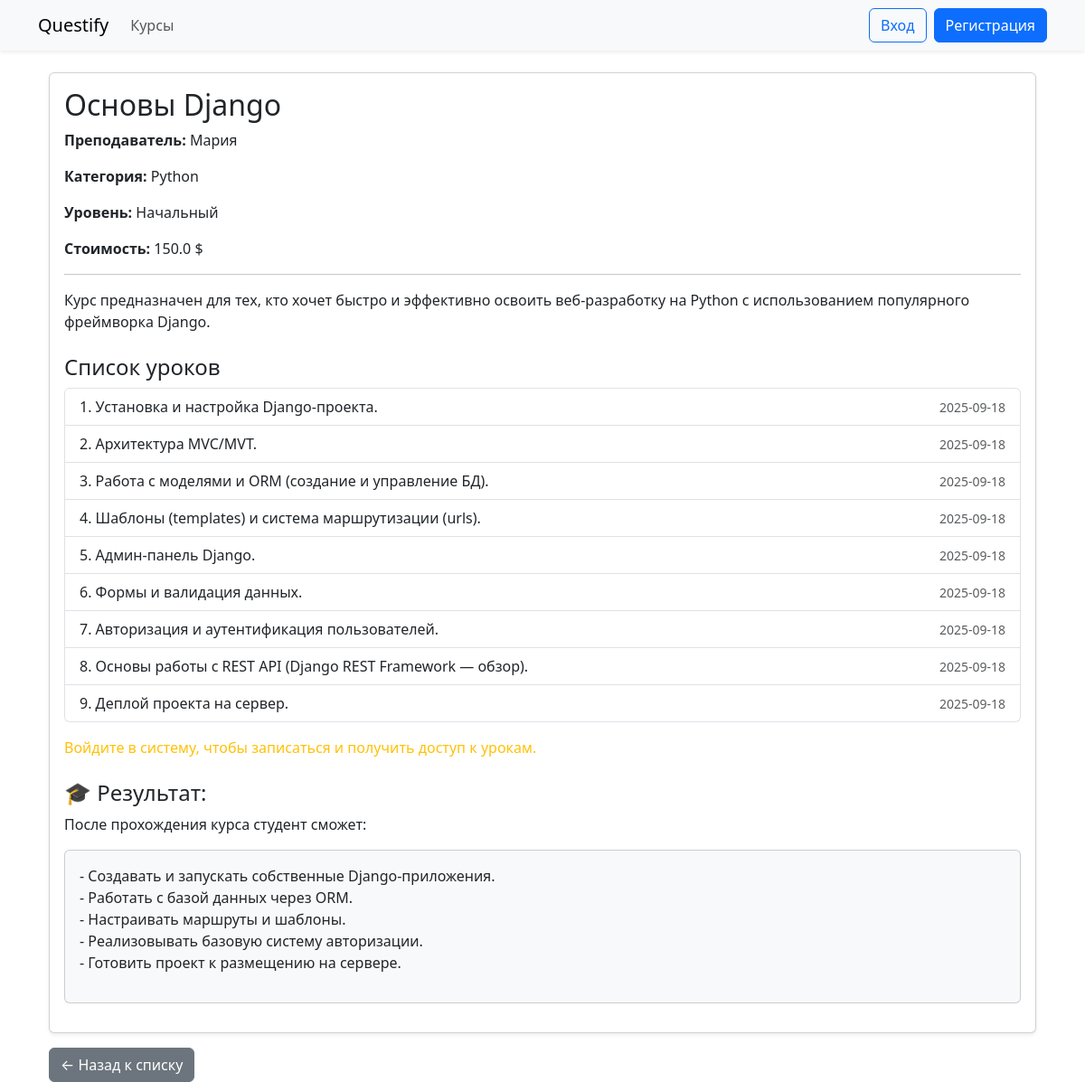
Page /course/course/1/ on the earlier database version.
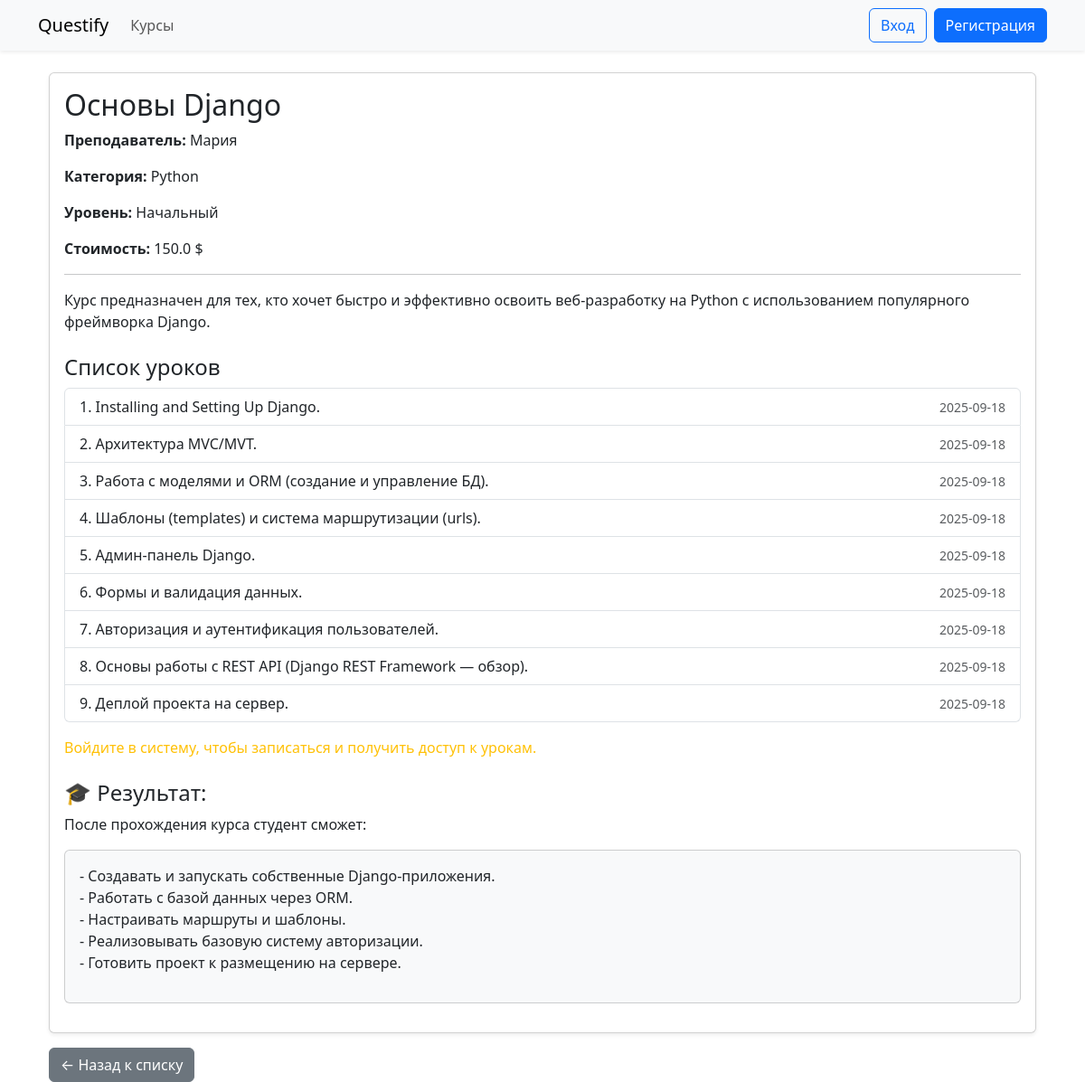
Same page on the later database version.
### course/models/lesson.py (models this page shows, shortened)
class Lesson(models.Model):
    course = models.ForeignKey(Course, on_delete=models.CASCADE, related_name="lessons",verbose_name="Курс")
    title = models.CharField("Название урока", max_length=200)
    content = models.TextField("Содержание урока", blank=True, null=True)
    order = models.PositiveIntegerField("Порядковый номер урока", default=1)
    published = models.DateTimeField("Дата публикации", default=timezone.now)
    class Meta:
        verbose_name = "Урок"
        verbose_name_plural = "Уроки"
        ordering = ["order"]

### course/views.py (the view)
# urls.py: path('course/<int:pk>/', CourseDetailView.as_view(), name='course_detail'),
class CourseDetailView(DetailView):
    model = Course
    template_name = "course/course_detail.html"
    context_object_name = "course"

### course/templates/course/course_detail.html
{% extends "base.html" %}
{% block content %}
<div class="container mt-4">
  <div class="card shadow-sm">
    <div class="card-body">
      <h2 class="card-title">{{ course.title }}</h2>
      <p><strong>Преподаватель:</strong> {{ course.teacher }}</p>
      <p><strong>Категория:</strong>
        {% for cat in course.category.all %}
          {{ cat.name }}{% if not forloop.last %}, {% endif %}
        {% empty %}
          Нет
        {% endfor %}
      </p>
      <p><strong>Уровень:</strong> {{ course.get_level_display }}</p>
      <p><strong>Стоимость:</strong> {{ course.price }} $</p>
      <hr>
      <p>{{ course.description }}</p>
      <h4 class="mt-4">Список уроков</h4>
      <ul class="list-group">
        {% for lesson in course.lessons.all %}
          <li class="list-group-item d-flex justify-content-between align-items-center">
            <div>
              {% if user.is_authenticated and user.is_superuser or course.teacher == user or user in course.students.all %}
                <a href="{% url 'course:lesson_detail' course.pk lesson.pk %}">
                  {{ lesson.order }}. {{ lesson.title }}
                </a>
              {% else %}
                <span>{{ lesson.order }}. {{ lesson.title }}</span>
              {% endif %}
            </div>
            <small class="text-muted">{{ lesson.published|date:"Y-m-d" }}</small>
          </li>
        {% empty %}
          <li class="list-group-item">Уроков пока нет.</li>
        {% endfor %}
      </ul>
      {% if user.is_authenticated %}
        {% if user.role == "student" %}
          {% if user in course.students.all %}
            <p class="text-success mt-3">✅ Вы записаны на этот курс</p>
          {% else %}
            <a href="{% url 'course:enroll_course' course.id %}" class="btn btn-primary mt-3">Записаться на курс</a>
          {% endif %}
        {% endif %}
      {% else %}
        <p class="mt-3 text-warning">Войдите в систему, чтобы записаться и получить доступ к урокам.</p>
      {% endif %}
      {% if course.outcome %}
        <h4 class="mt-4">🎓 Результат:</h4>
        <p>После прохождения курса студент сможет:</p>
        <div class="card p-3 bg-light mb-3">
          {{ course.outcome|linebreaks }}
        </div>
      {% endif %}
    </div>
  </div>
  <a href="{% url 'course:course_list' %}" class="btn btn-secondary mt-3">← Назад к списку</a>
</div>
{% endblock %}

Differences in the rows shown:
changed Lesson: title "Установка и настройка Django-проекта." → "Installing and Setting Up Django."
